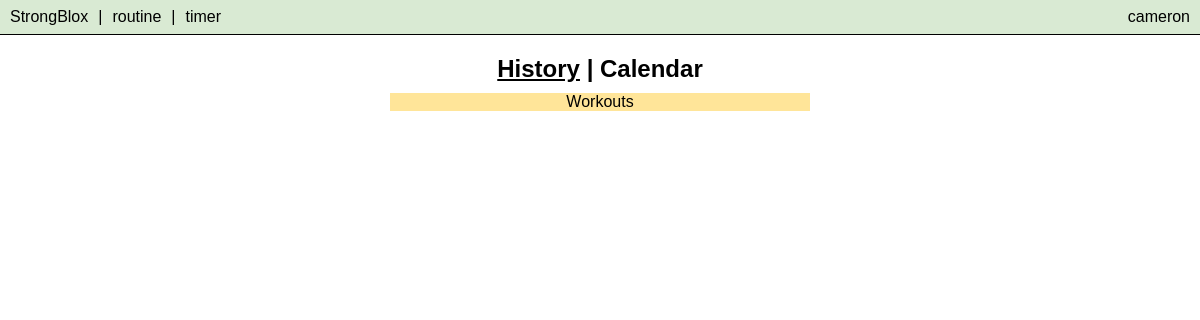
Page /history (signed in) on the earlier database version.
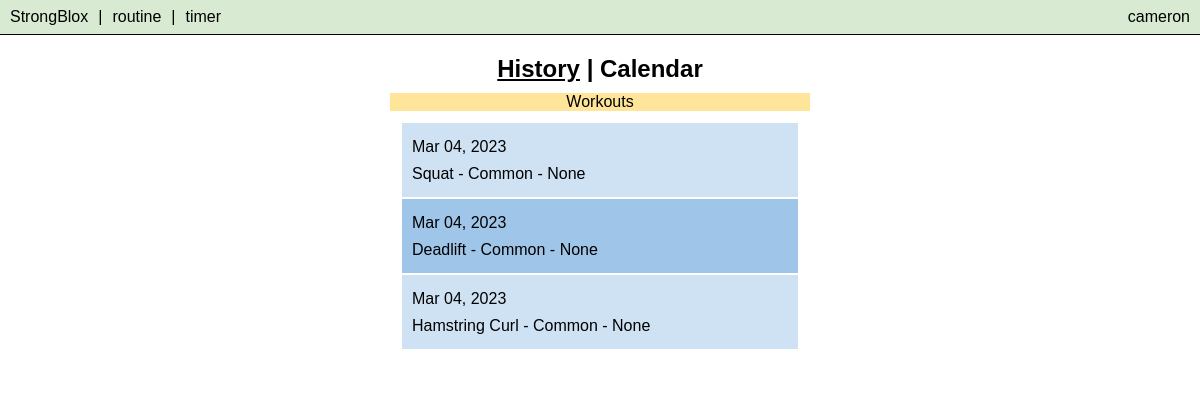
Same page on the later database version.
### tables this page shows
CREATE TABLE routines (
        routine_id INTEGER PRIMARY KEY,
        workout_id INTEGER,
        date TEXT,
        time TEXT,
        exercise_id INTEGER,
        exercise TEXT NOT NULL,
        variation TEXT,
        antirotation TEXT,
        equipment TEXT,
        sets INTEGER,
        reps INTEGER,
        weight INTEGER,
        notes TEXT,
        focus TEXT,
        muscle TEXT,
        chain TEXT,
        time_to_workout TEXT,
        workout_time INTEGER,
        rest_time INTEGER,
        metronome INTEGER,
        user_id INTEGER NOT NULL
    );

### app.py (the view)
@app.route("/history")
@login_required
def history():
    db = sqlite3.connect("workouts.db")
    db.row_factory = sqlite3.Row
    cur = db.cursor()
    cur.execute("SELECT * FROM routines WHERE user_id IS NULL OR user_id = ? ORDER BY routine_id DESC", (session["user_id"],))
    routines = cur.fetchall()
    return render_template("history.html", routines=routines)

### app.py (called while the page is built)
def login_required(f):
    @wraps(f)
    def decorated_function(*args, **kwargs):
        if session.get("user_id") is None:
            return redirect("/login")
        return f(*args, **kwargs)
    return decorated_function

@app.after_request
def after_request(response):
    response.headers["Cache-Control"] = "no-cache, no-store, must-revalidate"
    response.headers["Expires"] = 0
    response.headers["Pragma"] = "no-cache"
    return response

### templates/history.html (shortened to what this page needs)
{% extends "layout.html" %}
{% block body %}
    <div class="container">
        <div class="section data">
            <h2>
                <a style="text-decoration: underline;" href="{{ url_for('history') }}">History</a> |
                <a href="{{ url_for('calendar') }}">Calendar</a>
            </h2>
            <div>
                <table id="table-history">
                    <div class="sticky">
                            <p class="history-calendar">Workouts</p>
                    </div>
                    <tbody>
                        {% for routine in routines %}
                            <tr>
                                <td>
                                    <button class="accordion">
                                        <span class="parent">{{ routine.date }}</span><br>
                                        <span class="parent">{{ routine.exercise }} - {{ routine.variation }} - {{ routine.antirotation }}</span><br>
                                    </button>
                                </td>
                            </tr>
                        {% endfor %}
                    </tbody>
                </table>
            </div>
        </div>
    </div>
{% endblock %}

### templates/layout.html (shortened to what this page needs)
<!DOCTYPE html>
<html lang="en">
    <head>
        <link href="/static/styles.css" rel="stylesheet">
    </head>
    <body>
        <header>
            {% if session["user_id"] %}
                <nav>
                    <ul class="nav-bar">
                        <li class="nav-left"><a href="{{ url_for('index') }}">StrongBlox</a></li>
                        <li class="nav-left divider">|</li>
                        <li class="nav-left"><a href="{{ url_for('routine') }}">routine</a></li>
                        <li class="nav-left divider">|</li>
                        <li class="nav-left"><a href="{{ url_for('timer') }}">timer</a></li>
                        <li class="nav-right dropdown">
                            <button class="dropdown-button" id="account-button" onclick="menuDropdown()">{{ session["username"] }}</button>
                        </li>
                </nav>
            {% endif %}
        </header>
        {% block body %}
        {% endblock %}
    </body>
</html>

### static/styles.css (style rules this page uses)
* { font-family: 'Trebuchet MS', sans-serif; }
body { margin: 0px; }
h2 { text-align: center; margin-top: 10px; margin-bottom: 5px; }
p { margin-top: 10px; margin-bottom: 5px; }
a { text-decoration: none; color: black; }
header { padding: 8px; border-bottom: 1px solid black; position:fixed; top: 0; width: 100%; left: 50%; transform: translateX(-50%); background-color: #d9ead3; z-index: 2; }
.nav-bar { list-style-type: none; margin: 0; padding: 0px 10px; overflow:visible; }
.nav-bar li { display: inline; }
.nav-left { float: left; }
.nav-right { float: right; }
.divider { padding: 0px 10px; }
.container { margin-bottom: 10px; padding-bottom: 10px; position: relative; width: 100%; overflow: auto; top: 40px; bottom: 0px; left: 50%; transform: translateX(-50%); }
.section { padding: 5px; margin-left: auto; margin-right: auto; width: fit-content; }
.data { background-color: white; }
.dropdown-button { font-size: 16px; padding: 0; border: none; background: none; color: black; }
.dropdown { position: relative; display: inline-block; }
.accordion { background-color: white; cursor: pointer; padding: 0px; width: 100%; text-align: left; border: none; outline: none; transition: 0.4s; }
.sticky { top: 20px; position: sticky; }
.history-calendar { text-align: center; background-color: #ffe599; }
#table-history { margin: 10px; width: 90vw; max-width: 400px; }
#table-history td { line-height: 27px; padding: 10px; }
#table-history tbody tr:nth-child(even) { background-color: #9fc5e8; }
#table-history tbody tr:nth-child(odd) { background-color: #cfe2f3; }
#table-history .accordion { color: black; line-height: 27px; font-size: 16px; background-color: transparent; cursor: pointer; padding: 0px; width: 100%; text-align: left; border: none; outline: none; transition: 0.4s; }

Differences in the rows shown:
added routines: date "Mar 04, 2023", exercise "Squat", variation "Common", antirotation "None"
added routines: date "Mar 04, 2023", exercise "Deadlift", variation "Common", antirotation "None"
added routines: date "Mar 04, 2023", exercise "Hamstring Curl", variation "Common", antirotation "None"
